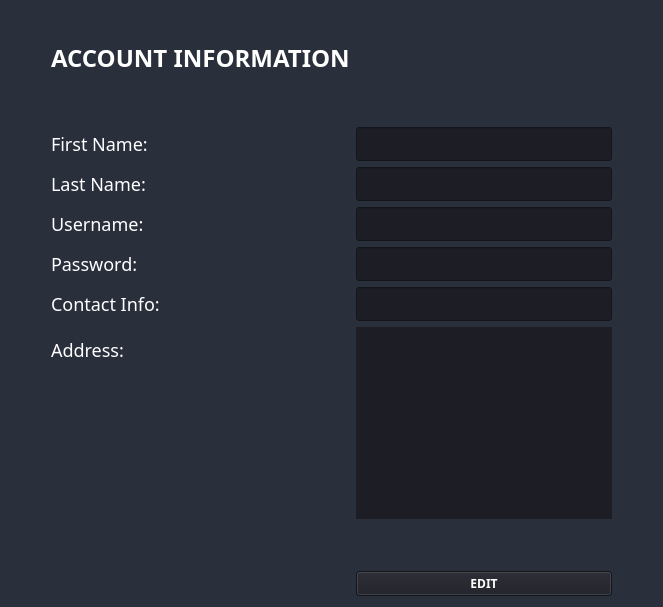
              <widget class="QWidget" name="accountInfo_page">
               <property name="styleSheet">
                <string notr="true">*{
font-family: century gothic;
background: #2A2F3C ;
}
QLineEdit, QTextEdit{
background-color:#1C1D25;
background-color:#1C1D25;
color:white;
font-size:18px;
}
QLabel{
color: white;
font-size: 18px;

}
QPushButton, QToolButton{
font-weight:bold;
color:white ;
background-color:#1C1D25;
}
QPushButton:hover{
color:white;
background-color:black;
}
</string>
               </property>
               <layout class="QVBoxLayout" name="verticalLayout">
                <item>
                 <spacer name="verticalSpacer_6">
                  <property name="orientation">
                   <enum>Qt::Vertical</enum>
                  </property>
                  <property name="sizeType">
                   <enum>QSizePolicy::Minimum</enum>
                  </property>
                  <property name="sizeHint" stdset="0">
                   <size>
                    <width>20</width>
                    <height>30</height>
                   </size>
                  </property>
                 </spacer>
                </item>
                <item>
                 <layout class="QHBoxLayout" name="horizontalLayout_10">
                  <item>
                   <spacer name="horizontalSpacer_11">
                    <property name="orientation">
                     <enum>Qt::Horizontal</enum>
                    </property>
                    <property name="sizeType">
                     <enum>QSizePolicy::Fixed</enum>
                    </property>
                    <property name="sizeHint" stdset="0">
                     <size>
                      <width>40</width>
                      <height>20</height>
                     </size>
                    </property>
                   </spacer>
                  </item>
                  <item>
                   <layout class="QFormLayout" name="account_form">
                    <item row="0" column="0">
                     <widget class="QLabel" name="accountInfo_label">
                      <property name="styleSheet">
                       <string notr="true">FONT-WEIGHT:BOLD;
font-size:24px;</string>
                      </property>
                      <property name="text">
                       <string>ACCOUNT INFORMATION</string>
                      </property>
                     </widget>
                    </item>
                    <item row="1" column="0">
                     <spacer name="verticalSpacer_4">
                      <property name="orientation">
                       <enum>Qt::Vertical</enum>
                      </property>
                      <property name="sizeHint" stdset="0">
                       <size>
                        <width>20</width>
                        <height>40</height>
                       </size>
                      </property>
                     </spacer>
                    </item>
                    <item row="2" column="0">
                     <widget class="QLabel" name="fname_label">
                      <property name="text">
                       <string>First Name:</string>
                      </property>
                     </widget>
                    </item>
                    <item row="2" column="1">
                     <widget class="QLineEdit" name="fname_field">
                      <property name="text">
                       <string/>
                      </property>
                     </widget>
                    </item>
                    <item row="3" column="0">
                     <widget class="QLabel" name="lname_label">
                      <property name="text">
                       <string>Last Name:</string>
                      </property>
                     </widget>
                    </item>
                    <item row="3" column="1">
                     <widget class="QLineEdit" name="lname_field">
                      <property name="text">
                       <string/>
                      </property>
                     </widget>
                    </item>
                    <item row="4" column="0">
                     <widget class="QLabel" name="username_label">
                      <property name="text">
                       <string>Username:</string>
                      </property>
                     </widget>
                    </item>
                    <item row="4" column="1">
                     <widget class="QLineEdit" name="username_field">
                      <property name="text">
                       <string/>
                      </property>
                     </widget>
                    </item>
                    <item row="5" column="0">
                     <widget class="QLabel" name="password_label">
                      <property name="text">
                       <string>Password:</string>
                      </property>
                     </widget>
                    </item>
                    <item row="5" column="1">
                     <widget class="QLineEdit" name="password_field">
                      <property name="text">
                       <string/>
                      </property>
                      <property name="echoMode">
                       <enum>QLineEdit::Password</enum>
                      </property>
                     </widget>
                    </item>
                    <item row="6" column="0">
                     <widget class="QLabel" name="contactInfo_label">
                      <property name="text">
                       <string>Contact Info:</string>
                      </property>
                     </widget>
                    </item>
                    <item row="6" column="1">
                     <widget class="QLineEdit" name="contactInfo_field">
                      <property name="text">
                       <string/>
                      </property>
                     </widget>
                    </item>
                    <item row="7" column="0">
                     <widget class="QLabel" name="address_label">
                      <property name="text">
                       <string>Address:</string>
                      </property>
                     </widget>
                    </item>
                    <item row="7" column="1">
                     <widget class="QTextEdit" name="address_field">
                      <property name="styleSheet">
                       <string notr="true">border-radius: 0px;</string>
                      </property>
                      <property name="html">
                       <string>&lt;!DOCTYPE HTML PUBLIC &quot;-//W3C//DTD HTML 4.0//EN&quot; &quot;http://www.w3.org/TR/REC-html40/strict.dtd&quot;&gt;
&lt;html&gt;&lt;head&gt;&lt;meta name=&quot;qrichtext&quot; content=&quot;1&quot; /&gt;&lt;style type=&quot;text/css&quot;&gt;
p, li { white-space: pre-wrap; }
&lt;/style&gt;&lt;/head&gt;&lt;body style=&quot; font-family:'century gothic'; font-size:18px; font-weight:400; font-style:normal;&quot;&gt;
&lt;p style=&quot;-qt-paragraph-type:empty; margin-top:0px; margin-bottom:0px; margin-left:0px; margin-right:0px; -qt-block-indent:0; text-indent:0px;&quot;&gt;&lt;br /&gt;&lt;/p&gt;&lt;/body&gt;&lt;/html&gt;</string>
                      </property>
                     </widget>
                    </item>
                    <item row="8" column="1">
                     <spacer name="verticalSpacer_5">
                      <property name="orientation">
                       <enum>Qt::Vertical</enum>
                      </property>
                      <property name="sizeHint" stdset="0">
                       <size>
                        <width>20</width>
                        <height>40</height>
                       </size>
                      </property>
                     </spacer>
                    </item>
                    <item row="9" column="1">
                     <widget class="QPushButton" name="edit_pushButton">
                      <property name="styleSheet">
                       <string notr="true">FONT-SIZE: 18PX;</string>
                      </property>
                      <property name="text">
                       <string>EDIT</string>
                      </property>
                     </widget>
                    </item>
                   </layout>
                  </item>
                  <item>
                   <spacer name="horizontalSpacer_12">
                    <property name="orientation">
                     <enum>Qt::Horizontal</enum>
                    </property>
                    <property name="sizeHint" stdset="0">
                     <size>
                      <width>40</width>
                      <height>20</height>
                     </size>
                    </property>
                   </spacer>
                  </item>
                 </layout>
                </item>
               </layout>
              </widget>
